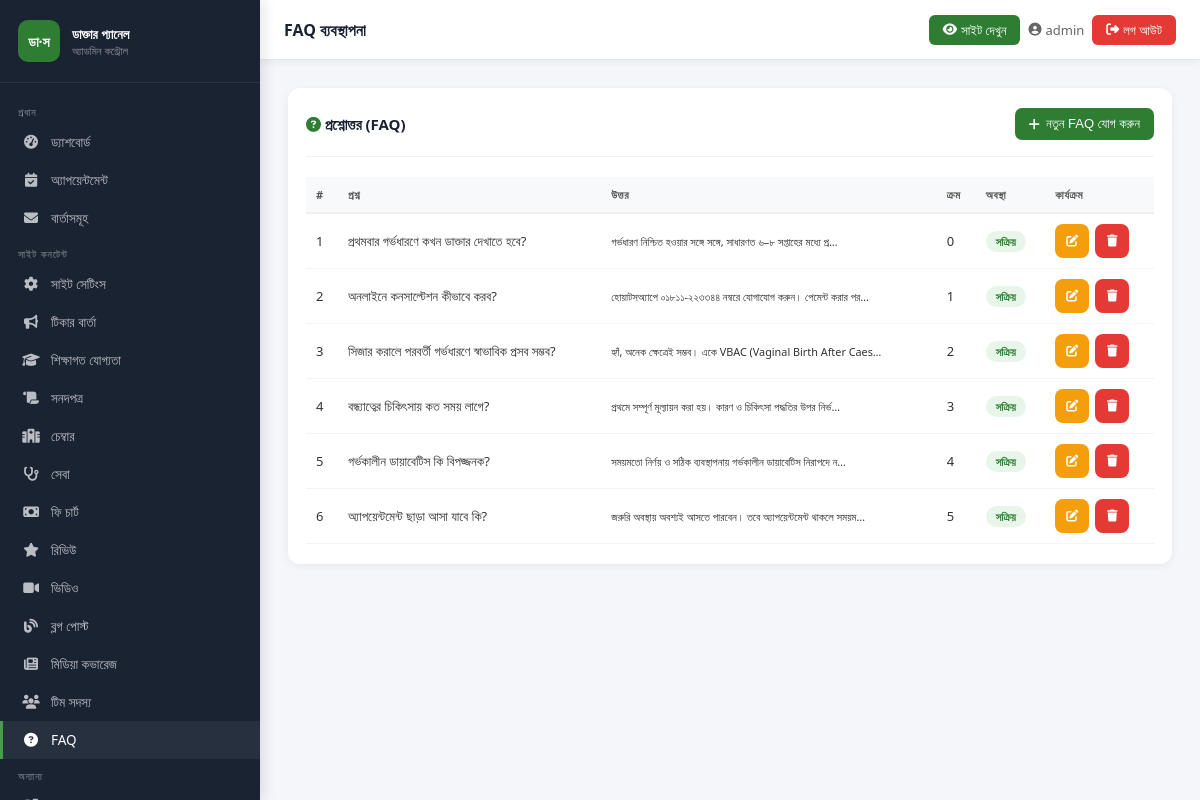
Page /admin-panel/faqs/ (signed in) on the committed database.
### core/models.py (models this page shows, shortened)
class FAQ(models.Model):
    question = models.CharField(max_length=400)
    answer = models.TextField()
    is_active = models.BooleanField(default=True)
    order = models.IntegerField(default=0)
    class Meta:
        ordering = ['order']
        verbose_name = 'FAQ'

### core/admin_views.py (the view, shortened to what this page needs)
# urls.py: path('faqs/', av.manage_faqs, name='admin_faqs'),
@login_required(login_url='/admin-panel/login/')
def manage_faqs(request):
    items = FAQ.objects.all()
    return render(request, 'admin_panel/faqs.html', {'items': items})

### core/context_processors.py (called while the page is built)
def site_settings(request):
    try:
        settings = SiteSettings.objects.first()
        if not settings:
            settings = SiteSettings()
    except Exception:
        settings = SiteSettings()
    return {'site': settings}

### templates/admin_panel/faqs.html (shortened to what this page needs)
{% extends "admin_panel/base_admin.html" %}
{% block page_title %}FAQ ব্যবস্থাপনা{% endblock %}
{% block nav_faqs %}active{% endblock %}
{% block content %}
<div class="card">
  <div class="card__header">
    <span class="card__title"><i class="fas fa-question-circle" style="color:#2e7d32"></i> প্রশ্নোত্তর (FAQ)</span>
    <button class="btn btn-primary" onclick="openModal('addModal')"><i class="fas fa-plus"></i> নতুন FAQ যোগ করুন</button>
  </div>
  <div style="overflow-x:auto">
  <table class="tbl">
    <thead><tr><th>#</th><th>প্রশ্ন</th><th>উত্তর</th><th>ক্রম</th><th>অবস্থা</th><th>কার্যক্রম</th></tr></thead>
    <tbody>
      {% for item in items %}
      <tr>
        <td>{{ item.pk }}</td>
        <td>{{ item.question|truncatechars:60 }}</td>
        <td><small>{{ item.answer|truncatechars:60 }}</small></td>
        <td>{{ item.order }}</td>
        <td>{% if item.is_active %}<span class="badge badge-success">সক্রিয়</span>{% else %}<span class="badge badge-secondary">লুকানো</span>{% endif %}</td>
        <td>
          <div class="action-buttons">
            <button class="btn btn-warning btn-sm btn-icon" onclick="openEdit({{ item.pk }},'{{ item.question|escapejs }}','{{ item.answer|escapejs }}',{{ item.order }})"><i class="fas fa-edit"></i></button>
            <form method="POST" style="display:inline" onsubmit="return confirm('মুছবেন?')"><button type="submit" class="btn btn-danger btn-sm btn-icon"><i class="fas fa-trash"></i></button></form>
          </div>
        </td>
      </tr>
      {% empty %}<tr><td colspan="6"><div class="empty-state"><i class="fas fa-question"></i><p>কোনো FAQ নেই</p></div></td></tr>
      {% endfor %}
    </tbody>
  </table>
  </div>
</div>
{% endblock %}

### templates/admin_panel/base_admin.html (shortened to what this page needs)
<!DOCTYPE html>
<html lang="bn">
<head>
  <link rel="stylesheet" href="https://cdnjs.cloudflare.com/ajax/libs/font-awesome/6.5.0/css/all.min.css">
  {% load static %}
</head>
<body>
<aside class="sidebar" id="sidebar">
  <div class="sidebar__brand">
    <div class="sidebar__brand-icon">ডা·স</div>
    <div class="sidebar__brand-text">
      <h3>ডাক্তার প্যানেল</h3>
      <p>অ্যাডমিন কন্ট্রোল</p>
    </div>
  </div>
  <nav class="sidebar__nav">
    <div class="nav-section-label">প্রধান</div>
    <a href="{% url 'admin_dashboard' %}" class="sidebar__link {% block nav_dashboard %}{% endblock %}"><i class="fas fa-tachometer-alt"></i> ড্যাশবোর্ড</a>
    <a href="{% url 'admin_appointments' %}" class="sidebar__link {% block nav_appointments %}{% endblock %}"><i class="fas fa-calendar-check"></i> অ্যাপয়েন্টমেন্ট</a>
    <a href="{% url 'admin_messages' %}" class="sidebar__link {% block nav_messages %}{% endblock %}"><i class="fas fa-envelope"></i> বার্তাসমূহ</a>
    <div class="nav-section-label">সাইট কনটেন্ট</div>
    <a href="{% url 'admin_site_settings' %}" class="sidebar__link {% block nav_settings %}{% endblock %}"><i class="fas fa-cog"></i> সাইট সেটিংস</a>
    <a href="{% url 'admin_tickers' %}" class="sidebar__link {% block nav_tickers %}{% endblock %}"><i class="fas fa-bullhorn"></i> টিকার বার্তা</a>
    <a href="{% url 'admin_qualifications' %}" class="sidebar__link {% block nav_qualifications %}{% endblock %}"><i class="fas fa-graduation-cap"></i> শিক্ষাগত যোগ্যতা</a>
    <a href="{% url 'admin_certificates' %}" class="sidebar__link {% block nav_certificates %}{% endblock %}"><i class="fas fa-scroll"></i> সনদপত্র</a>
    <a href="{% url 'admin_chambers' %}" class="sidebar__link {% block nav_chambers %}{% endblock %}"><i class="fas fa-hospital-alt"></i> চেম্বার</a>
    <a href="{% url 'admin_services' %}" class="sidebar__link {% block nav_services %}{% endblock %}"><i class="fas fa-stethoscope"></i> সেবা</a>
    <a href="{% url 'admin_fees' %}" class="sidebar__link {% block nav_fees %}{% endblock %}"><i class="fas fa-money-bill"></i> ফি চার্ট</a>
    <a href="{% url 'admin_reviews' %}" class="sidebar__link {% block nav_reviews %}{% endblock %}"><i class="fas fa-star"></i> রিভিউ</a>
    <a href="{% url 'admin_videos' %}" class="sidebar__link {% block nav_videos %}{% endblock %}"><i class="fas fa-video"></i> ভিডিও</a>
    <a href="{% url 'admin_blogs' %}" class="sidebar__link {% block nav_blogs %}{% endblock %}"><i class="fas fa-blog"></i> ব্লগ পোস্ট</a>
    <a href="{% url 'admin_media' %}" class="sidebar__link {% block nav_media %}{% endblock %}"><i class="fas fa-newspaper"></i> মিডিয়া কভারেজ</a>
    <a href="{% url 'admin_team' %}" class="sidebar__link {% block nav_team %}{% endblock %}"><i class="fas fa-users"></i> টিম সদস্য</a>
    <a href="{% url 'admin_faqs' %}" class="sidebar__link {% block nav_faqs %}{% endblock %}"><i class="fas fa-question-circle"></i> FAQ</a>
    <div class="nav-section-label">অন্যান্য</div>
    <a href="/" target="_blank" class="sidebar__link"> সাইট দেখুন</a>
  </nav>
</aside>
<div class="topbar">
  <div style="display:flex; align-items:center; gap:8px;">
    <span class="topbar__title">{% block page_title %}ড্যাশবোর্ড{% endblock %}</span>
  </div>
  <div class="topbar__right">
    <a href="/" target="_blank" class="view-site-btn"><i class="fas fa-eye"></i> <span class="hide-xs">সাইট দেখুন</span></a>
    <span class="topbar__user"><i class="fas fa-user-circle"></i> <span class="hide-sm">{{ request.user.username }}</span></span>
    <a href="{% url 'admin_logout' %}" class="topbar__logout"><i class="fas fa-sign-out-alt"></i> <span class="hide-xs">লগ আউট</span></a>
  </div>
</div>
<main class="main-content">
  {% block content %}{% endblock %}
</main>
</body>
</html>

### rows in the picture
FAQ: pk "1", question "প্রথমবার গর্ভধারণে কখন ডাক্তার দেখাতে হবে?", answer "গর্ভধারণ নিশ্চিত হওয়ার সঙ্গে সঙ্গে, সাধারণত ৬–৮ সপ্তাহের মধ্যে প্র…", order "0", is_active "সক্রিয়"
FAQ: pk "2", question "অনলাইনে কনসাল্টেশন কীভাবে করব?", answer "হোয়াটসঅ্যাপে ০১৮১১-২২৩৩৪৪ নম্বরে যোগাযোগ করুন। পেমেন্ট করার পর…", order "1", is_active "সক্রিয়"
FAQ: pk "3", question "সিজার করালে পরবর্তী গর্ভধারণে স্বাভাবিক প্রসব সম্ভব?", answer "হ্যাঁ, অনেক ক্ষেত্রেই সম্ভব। একে VBAC (Vaginal Birth After Caes…", order "2", is_active "সক্রিয়"
FAQ: pk "4", question "বন্ধ্যাত্বের চিকিৎসায় কত সময় লাগে?", answer "প্রথমে সম্পূর্ণ মূল্যায়ন করা হয়। কারণ ও চিকিৎসা পদ্ধতির উপর নির্ভ…", order "3", is_active "সক্রিয়"
FAQ: pk "5", question "গর্ভকালীন ডায়াবেটিস কি বিপজ্জনক?", answer "সময়মতো নির্ণয় ও সঠিক ব্যবস্থাপনায় গর্ভকালীন ডায়াবেটিস নিরাপদে ন…", order "4", is_active "সক্রিয়"
FAQ: pk "6", question "অ্যাপয়েন্টমেন্ট ছাড়া আসা যাবে কি?", answer "জরুরি অবস্থায় অবশ্যই আসতে পারবেন। তবে অ্যাপয়েন্টমেন্ট থাকলে সময়ম…", order "5", is_active "সক্রিয়"

### other values in the picture
{{ request.user.username }} "admin"
